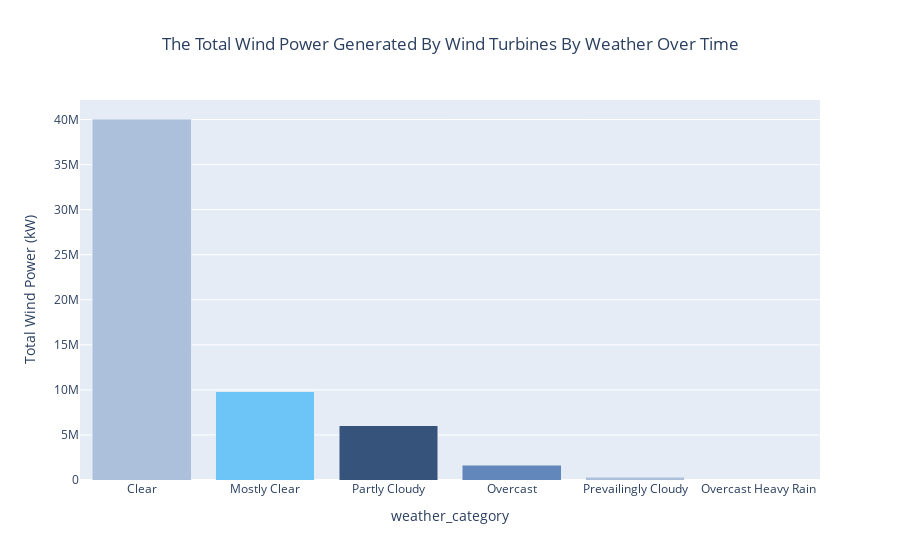

Notebook code cell kept with this figure:
### Code cell
# The bars colors for our plot
bar_colors = ['#adc0db', '#6dc5f7', '#6287ba', '#0d9cec', '#36537c']

# Find the total wind power of each weather category
data = df.groupby('weather_category')['Power_Output_kW'].sum()
fig = px.bar(data,
             x = data.index, 
             y = data.values,
             color = data.index,
             color_discrete_sequence = bar_colors,
             title="The Total Wind Power Generated By Wind Turbines By Weather Over Time",
             labels=dict(x="Weather", y="Total Wind Power (kW)"))
fig.update_layout(barmode='stack', xaxis={'categoryorder':'total descending'})
fig.update(layout=dict(title=dict(x=0.5)))
fig.update_layout(showlegend=False)
fig.show()

### Figure 1 — Plotly figure (JSON) as saved in the notebook; plotly's stock layout.template omitted (floating-point values rounded to 4 significant figures)
{"data": [{"alignmentgroup": "True", "hovertemplate": "weather_category=%{x}<br>Total Wind Power (kW)=%{y}<extra></extra>", "legendgroup": "Clear", "marker": {"color": "#adc0db"}, "name": "Clear", "offsetgroup": "Clear", "orientation": "v", "showlegend": true, "textposition": "auto", "type": "bar", "x": ["Clear"], "xaxis": "x", "y": [40060000.0], "yaxis": "y"}, {"alignmentgroup": "True", "hovertemplate": "weather_category=%{x}<br>Total Wind Power (kW)=%{y}<extra></extra>", "legendgroup": "Mostly Clear", "marker": {"color": "#6dc5f7"}, "name": "Mostly Clear", "offsetgroup": "Mostly Clear", "orientation": "v", "showlegend": true, "textposition": "auto", "type": "bar", "x": ["Mostly Clear"], "xaxis": "x", "y": [9796000.0], "yaxis": "y"}, {"alignmentgroup": "True", "hovertemplate": "weather_category=%{x}<br>Total Wind Power (kW)=%{y}<extra></extra>", "legendgroup": "Overcast", "marker": {"color": "#6287ba"}, "name": "Overcast", "offsetgroup": "Overcast", "orientation": "v", "showlegend": true, "textposition": "auto", "type": "bar", "x": ["Overcast"], "xaxis": "x", "y": [1636000.0], "yaxis": "y"}, {"alignmentgroup": "True", "hovertemplate": "weather_category=%{x}<br>Total Wind Power (kW)=%{y}<extra></extra>", "legendgroup": "Overcast Heavy Rain", "marker": {"color": "#0d9cec"}, "name": "Overcast Heavy Rain", "offsetgroup": "Overcast Heavy Rain", "orientation": "v", "showlegend": true, "textposition": "auto", "type": "bar", "x": ["Overcast Heavy Rain"], "xaxis": "x", "y": [141.5], "yaxis": "y"}, {"alignmentgroup": "True", "hovertemplate": "weather_category=%{x}<br>Total Wind Power (kW)=%{y}<extra></extra>", "legendgroup": "Partly Cloudy", "marker": {"color": "#36537c"}, "name": "Partly Cloudy", "offsetgroup": "Partly Cloudy", "orientation": "v", "showlegend": true, "textposition": "auto", "type": "bar", "x": ["Partly Cloudy"], "xaxis": "x", "y": [6025000.0], "yaxis": "y"}, {"alignmentgroup": "True", "hovertemplate": "weather_category=%{x}<br>Total Wind Power (kW)=%{y}<extra></extra>", "legendgroup": "Prevailingly Cloudy", "marker": {"color": "#adc0db"}, "name": "Prevailingly Cloudy", "offsetgroup": "Prevailingly Cloudy", "orientation": "v", "showlegend": true, "textposition": "auto", "type": "bar", "x": ["Prevailingly Cloudy"], "xaxis": "x", "y": [320700.0], "yaxis": "y"}], "layout": {"barmode": "stack", "legend": {"title": {"text": "weather_category"}, "tracegroupgap": 0}, "showlegend": false, "title": {"text": "The Total Wind Power Generated By Wind Turbines By Weather Over Time", "x": 0.5}, "xaxis": {"anchor": "y", "categoryarray": ["Clear", "Mostly Clear", "Overcast", "Overcast Heavy Rain", "Partly Cloudy", "Prevailingly Cloudy"], "categoryorder": "total descending", "domain": [0, 1], "title": {"text": "weather_category"}}, "yaxis": {"anchor": "x", "domain": [0, 1], "title": {"text": "Total Wind Power (kW)"}}}}
